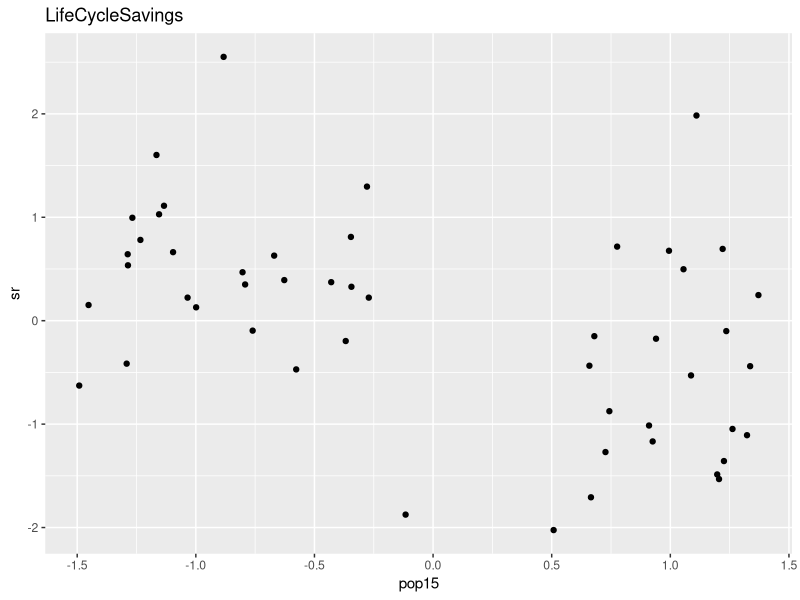
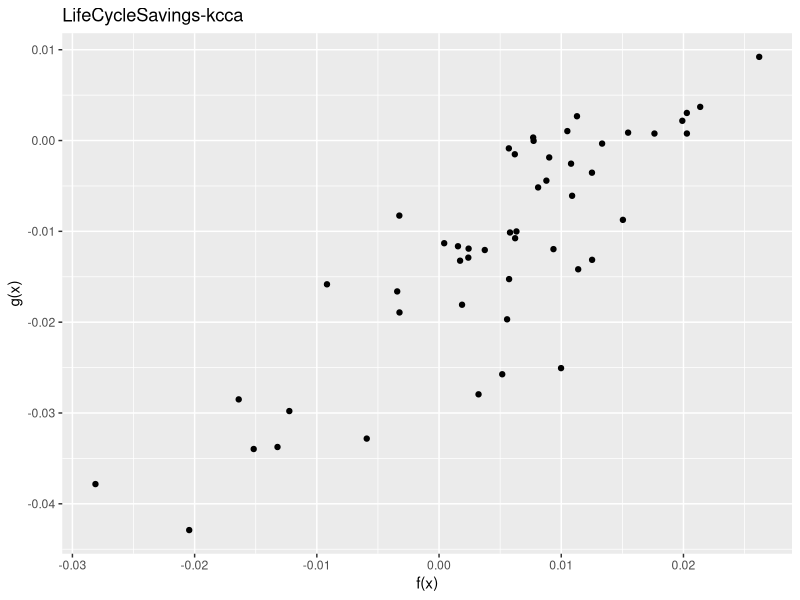

The R source for these figures, in order:
library(kernlab)
library(ggplot2)

d <- LifeCycleSavings
# A data frame with 50 observations on 5 variables.
#
# [,1]	sr	numeric	aggregate personal savings
# [,2]	pop15	numeric	% of population under 15
# [,3]	pop75	numeric	% of population over 75
# [,4]	dpi	numeric	real per-capita disposable income
# [,5]	ddpi	numeric	% growth rate of dpi

head(d)
#             sr pop15 pop75     dpi ddpi
# Australia 11.43 29.35  2.87 2329.68 2.87
# Austria   12.07 23.32  4.41 1507.99 3.93
# Belgium   13.17 23.80  4.43 2108.47 3.82
# Bolivia    5.75 41.89  1.67  189.13 0.22
# Brazil    12.88 42.19  0.83  728.47 4.56
# Canada     8.79 31.72  2.85 2982.88 2.43

x <- scale(d[,2:3])
y <- scale(d[,-c(2,3)])

p <- ggplot(
  d,
  aes(
    x=x[,1],
    y=y[,1]
  )
)

g <- p + geom_point(alpha=1) +
      labs(title="LifeCycleSavings", x="pop15", y="sr")
plot(g)

d.kcca <- kcca(
  x,
  y,
  kernel="rbfdot",
  kpar=list(sigma=0.5),
  gamma=1,
  ncomps=2
)

# Correlation coefficients in feature space
kcor(d.kcca)
# [1] -0.9898352  0.9898352

p <- ggplot(
  d,
  aes(
    x=xcoef(d.kcca)[,2],
    y=ycoef(d.kcca)[,2]
  )
)

g <- p + geom_point(alpha=1) +
    labs(title="LifeCycleSavings-kcca", x="f(x)", y="g(x)")
plot(g)
